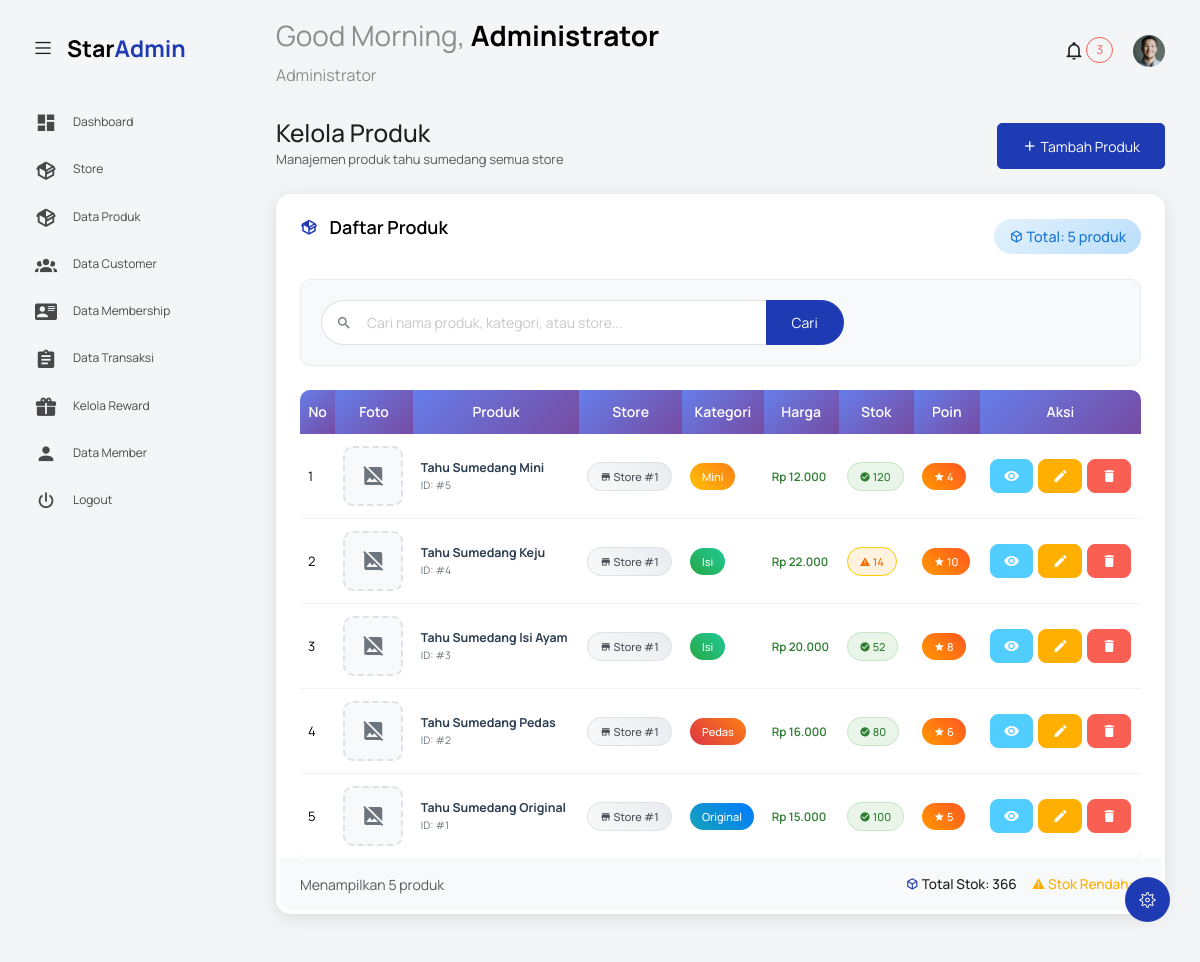
The app's page /index.php?controller=produk&action=index (signed in), older data.
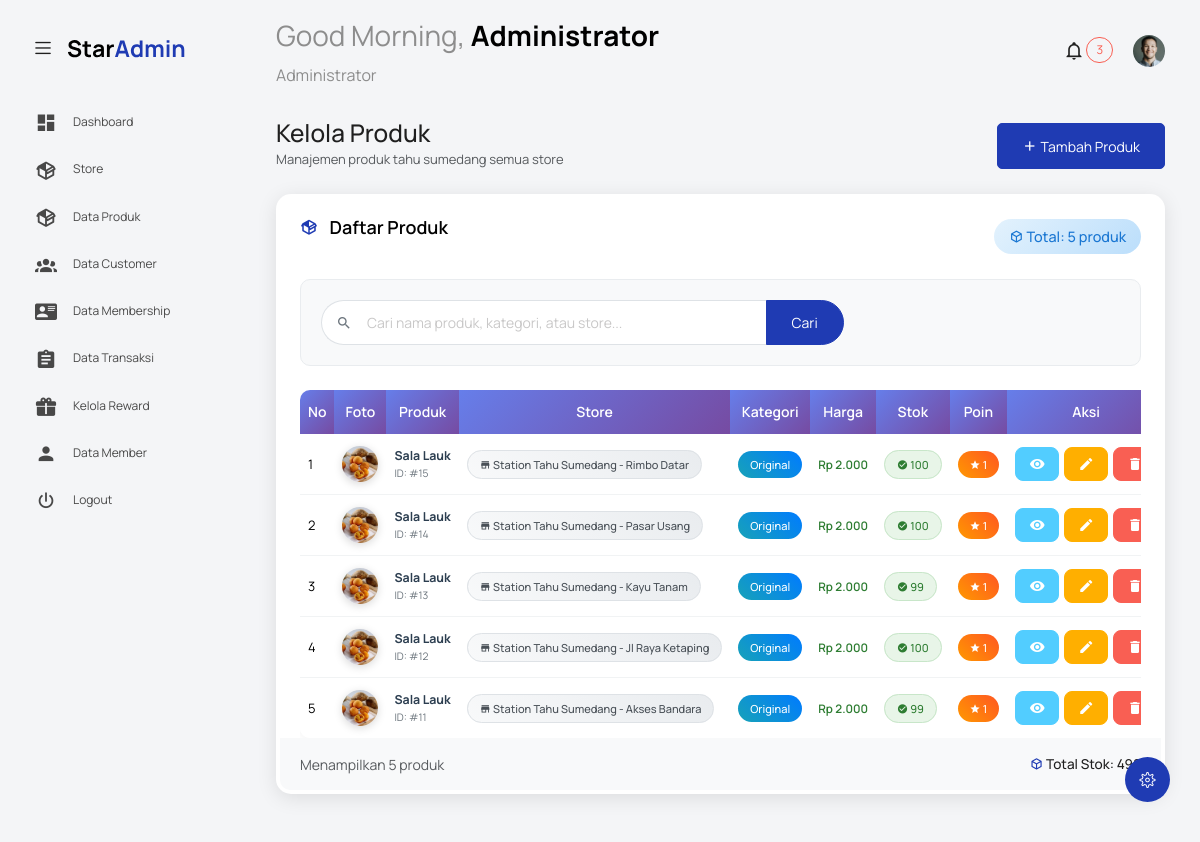
The same page, newer data.
### tables this page shows
CREATE TABLE `produk` (
  `produk_id` int NOT NULL,
  `nama_produk` varchar(100) NOT NULL,
  `harga` decimal(10,2) NOT NULL,
  `stok` int DEFAULT '0',
  `kategori` varchar(50) DEFAULT NULL,
  `poin_reward` int DEFAULT '0',
  `foto_produk` varchar(255) DEFAULT NULL,
  `store_id` int NOT NULL DEFAULT '1'
);

CREATE TABLE `store` (
  `id_store` int NOT NULL,
  `nama_store` varchar(100) NOT NULL,
  `alamat_store` text NOT NULL,
  `manajer_store` varchar(100) DEFAULT NULL,
  `status_store` enum('aktif','tidak_aktif') DEFAULT 'aktif'
);

### controllers/ProdukController.php (called while the page is built, shortened)
<?php
class ProdukController {
    private $authModel;
    private $produkModel;
    public function __construct() {
        $this->authModel = new AuthModel();
        $this->produkModel = new ProdukModel();
    }
    public function index() {
        $this->authModel->requireRole(['admin', 'manajer']);
        $user = $this->authModel->getLoggedInUser();
        $userRole = $user['role'];
        $storeId = ($userRole == 'manajer') ? ($user['store_id'] ?? null) : null;
        $search = $_GET['search'] ?? '';
        $produk = !empty($search) ? $this->produkModel->searchProduk($search, $storeId) : $this->produkModel->getAllProduk($storeId);
        loadView('produk/index', [
            'produk' => $produk,
            'search' => $search,
            'title' => 'Kelola Produk',
            'user_role' => $userRole,
            'store_info' => $this->getStoreInfo($user)
        ]);
    }
    private function getStoreInfo($user) {
        return null;
    }
}

### models/AuthModel.php (called while the page is built, shortened)
<?php
class AuthModel {
    public function isLoggedIn() {
        return isset($_SESSION['logged_in']) && $_SESSION['logged_in'] === true;
    }
    public function getLoggedInUser() {
        if ($this->isLoggedIn()) {
            $userData = [
                'user_id' => $_SESSION['user_id'],
                'username' => $_SESSION['username'],
                'nama_lengkap' => $_SESSION['nama_lengkap'],
                'email' => $_SESSION['email'],
                'role' => $_SESSION['role'],
                'status' => $_SESSION['status'],
                'store_id' => $_SESSION['store_id'] ?? null
            ];
            return $userData;
        }
        return null;
    }
}

### models/ProdukModel.php (called while the page is built, shortened)
<?php
class ProdukModel {
    private $conn;
    public function __construct() {
        global $conn;
        $this->conn = $conn;
    }
    public function getAllProduk($storeId = null) {
        if ($storeId) {
            $query = "SELECT p.*, s.nama_store
                      FROM produk p
                      LEFT JOIN store s ON p.store_id = s.id_store
                      WHERE p.store_id = ?
                      ORDER BY p.produk_id DESC";
            $stmt = $this->conn->prepare($query);
            $stmt->bind_param("i", $storeId);
            $stmt->execute();
            $result = $stmt->get_result();
        } else {
            $query = "SELECT p.*, s.nama_store
                      FROM produk p
                      LEFT JOIN store s ON p.store_id = s.id_store
                      ORDER BY p.produk_id DESC";
            $result = $this->conn->query($query);
        }
        $produk = [];
        if ($result) {
            while ($row = $result->fetch_assoc()) {
                $produk[] = $row;
            }
        }
        return $produk;
    }
}

### views/produk/index.php (the view, shortened to what the changed rows need)
<?php include('template/header.php'); ?>
<body class="with-welcome-text">
  <div class="container-scroller">
    <?php include 'template/navbar.php'; ?>
    <div class="container-fluid page-body-wrapper">
      <div class="main-panel">
        <div class="content-wrapper">
          <div class="row">
            <div class="col-12 grid-margin stretch-card">
              <div class="card dynamic-card">
                <div class="card-body">
                  <div class="table-responsive">
                    <table class="table table-hover modern-table">
                      <thead>
                        <tr>
                          <th>No</th>
                          <th>Foto</th>
                          <th>Produk</th>
                          <?php if (($user_role ?? 'admin') == 'admin'): ?>
                          <th>Store</th>
                          <?php endif; ?>
                          <th>Kategori</th>
                          <th>Harga</th>
                          <th>Stok</th>
                          <th>Poin</th>
                          <th>Aksi</th>
                        </tr>
                      </thead>
                      <tbody>
                        <?php if (!empty($produk)): ?>
                          <?php $no = 1; ?>
                          <?php foreach ($produk as $item): ?>
                          <tr class="product-row">
                            <td><?= $no++ ?></td>
                            <td>
                              <div class="product-image">
                                <?php if (!empty($item['foto_produk'])): ?>
                                  <img src="foto_produk/<?= htmlspecialchars($item['foto_produk']) ?>"
                                       alt="<?= htmlspecialchars($item['nama_produk']) ?>"
                                       class="product-thumb"
                                       onclick="showImageModal('<?= htmlspecialchars($item['foto_produk']) ?>', '<?= htmlspecialchars($item['nama_produk']) ?>')">
                                <?php else: ?>
                                  <div class="no-image">
                                    <i class="mdi mdi-image-off"></i>
                                  </div>
                                <?php endif; ?>
                              </div>
                            </td>
                            <td>
                              <div class="product-info">
                                <strong class="product-name"><?= htmlspecialchars($item['nama_produk']) ?></strong>
                                <small class="product-id">ID: #<?= $item['produk_id'] ?></small>
                              </div>
                            </td>
                            <?php if (($user_role ?? 'admin') == 'admin'): ?>
                            <td>
                              <span class="store-badge">
                                <i class="mdi mdi-store"></i>
                                <?= htmlspecialchars($item['nama_store'] ?? 'Store #' . $item['store_id']) ?>
                              </span>
                            </td>
                            <?php endif; ?>
                            <td>
                              <span class="category-badge category-<?= strtolower($item['kategori']) ?>">
                                <?= htmlspecialchars($item['kategori']) ?>
                              </span>
                            </td>
                            <td>
                              <span class="price-tag">
                                Rp <?= number_format($item['harga'], 0, ',', '.') ?>
                              </span>
                            </td>
                            <td>
                              <?php if ($item['stok'] == 0): ?>
                                <span class="stock-badge stock-empty">
                                  <i class="mdi mdi-alert-circle"></i> Habis
                                </span>
                              <?php elseif ($item['stok'] < 20): ?>
                                <span class="stock-badge stock-low">
                                  <i class="mdi mdi-alert"></i> <?= $item['stok'] ?>
                                </span>
                              <?php else: ?>
                                <span class="stock-badge stock-good">
                                  <i class="mdi mdi-check-circle"></i> <?= $item['stok'] ?>
                                </span>
                              <?php endif; ?>
                            </td>
                            <td>
                              <span class="point-badge">
                                <i class="mdi mdi-star"></i> <?= $item['poin_reward'] ?>
                              </span>
                            </td>
                            <td>
                              <div class="action-buttons">
                                <a href="index.php?controller=produk&action=view&id=<?= $item['produk_id'] ?>"
                                   class="btn btn-sm btn-info" title="Detail">
                                  <i class="mdi mdi-eye"></i>
                                </a>
                                <a href="index.php?controller=produk&action=edit&id=<?= $item['produk_id'] ?>"
                                   class="btn btn-sm btn-warning" title="Edit">
                                  <i class="mdi mdi-pencil"></i>
                                </a>
                                <button type="button" class="btn btn-sm btn-danger"
                                        onclick="confirmDelete(<?= $item['produk_id'] ?>, '<?= htmlspecialchars($item['nama_produk']) ?>')"
                                        title="Hapus">
                                  <i class="mdi mdi-delete"></i>
                                </button>
                              </div>
                            </td>
                          </tr>
                          <?php endforeach; ?>
                        <?php endif; ?>
                      </tbody>
                    </table>
                  </div>
                  <?php if (!empty($produk)): ?>
                  <div class="table-footer">
                    <div class="row align-items-center">
                      <div class="col-md-6">
                        <small class="text-muted">
                          Menampilkan <?= count($produk) ?> produk
                        </small>
                      </div>
                      <div class="col-md-6 text-end">
                        <div class="summary-stats">
                          <?php
                          $totalStok = array_sum(array_column($produk, 'stok'));
                          $stokRendah = count(array_filter($produk, function($p) { return $p['stok'] < 20 && $p['stok'] > 0; }));
                          ?>
                          <span class="summary-item">
                            <i class="mdi mdi-cube-outline text-primary"></i>
                            Total Stok: <?= number_format($totalStok) ?>
                          </span>
                          <?php if ($stokRendah > 0): ?>
                          <span class="summary-item text-warning">
                            <i class="mdi mdi-alert"></i>
                            Stok Rendah: <?= $stokRendah ?>
                          </span>
                          <?php endif; ?>
                        </div>
                      </div>
                    </div>
                  </div>
                  <?php endif; ?>
                </div>
              </div>
            </div>
          </div>
        </div>
      </div>
    </div>
  </div>
</body>
</html>

Row changes from the older to the newer data that the page shows:
removed produk: nama_produk "Tahu Sumedang Mini", produk_id "5", nama_store "Store #1", kategori "Mini", harga "12.000", stok "120", poin_reward "4"
removed produk: nama_produk "Tahu Sumedang Keju", produk_id "4", nama_store "Store #1", kategori "Isi", harga "22.000", stok "14", poin_reward "10"
removed produk: nama_produk "Tahu Sumedang Isi Ayam", produk_id "3", nama_store "Store #1", kategori "Isi", harga "20.000", stok "52", poin_reward "8"
removed produk: nama_produk "Tahu Sumedang Pedas", produk_id "2", nama_store "Store #1", kategori "Pedas", harga "16.000", stok "80", poin_reward "6"
removed produk: nama_produk "Tahu Sumedang Original", produk_id "1", nama_store "Store #1", kategori "Original", harga "15.000", stok "100", poin_reward "5"
added produk: foto_produk (picture), nama_produk "Sala Lauk", produk_id "15", store.nama_store "Station Tahu Sumedang - Rimbo Datar", kategori "Original", harga "2.000", stok "100", poin_reward "1"
added produk: foto_produk (picture), nama_produk "Sala Lauk", produk_id "14", store.nama_store "Station Tahu Sumedang - Pasar Usang", kategori "Original", harga "2.000", stok "100", poin_reward "1"
added produk: foto_produk (picture), nama_produk "Sala Lauk", produk_id "13", store.nama_store "Station Tahu Sumedang - Kayu Tanam", kategori "Original", harga "2.000", stok "99", poin_reward "1"
added produk: foto_produk (picture), nama_produk "Sala Lauk", produk_id "12", store.nama_store "Station Tahu Sumedang - Jl Raya Ketaping", kategori "Original", harga "2.000", stok "100", poin_reward "1"
added produk: foto_produk (picture), nama_produk "Sala Lauk", produk_id "11", store.nama_store "Station Tahu Sumedang - Akses Bandara", kategori "Original", harga "2.000", stok "99", poin_reward "1"
Text that changed along with them:
$totalStok: "366" → "498"
text no longer shown: "Stok Rendah:"
